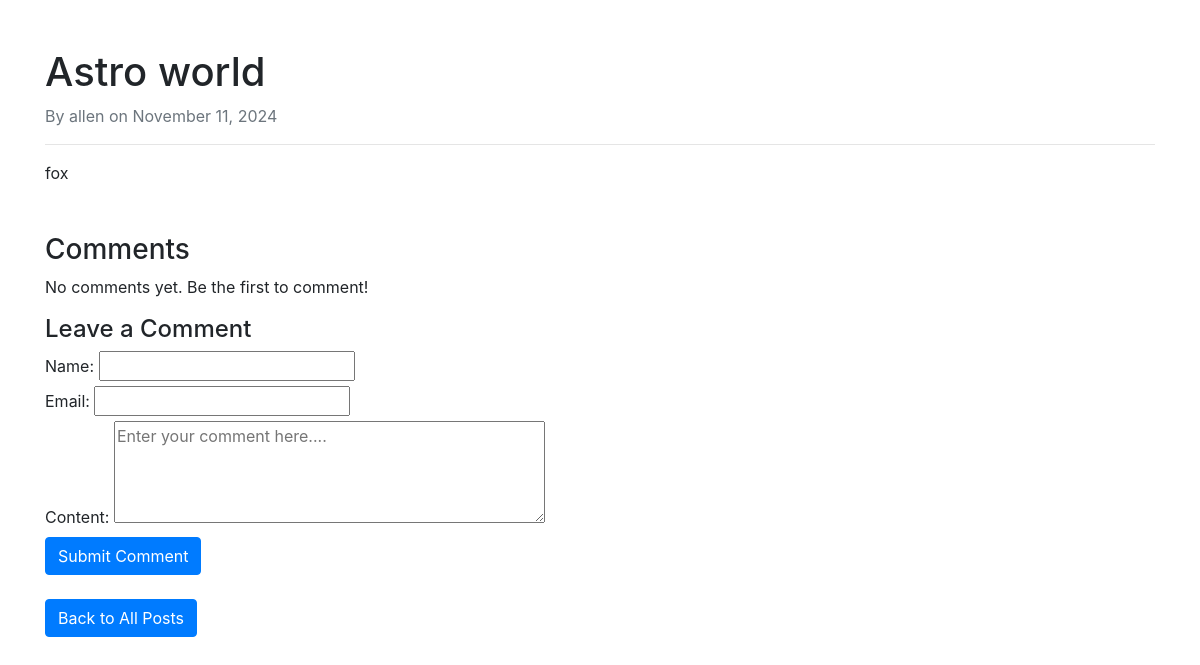
The app's page /post/11/ (signed in), older data.
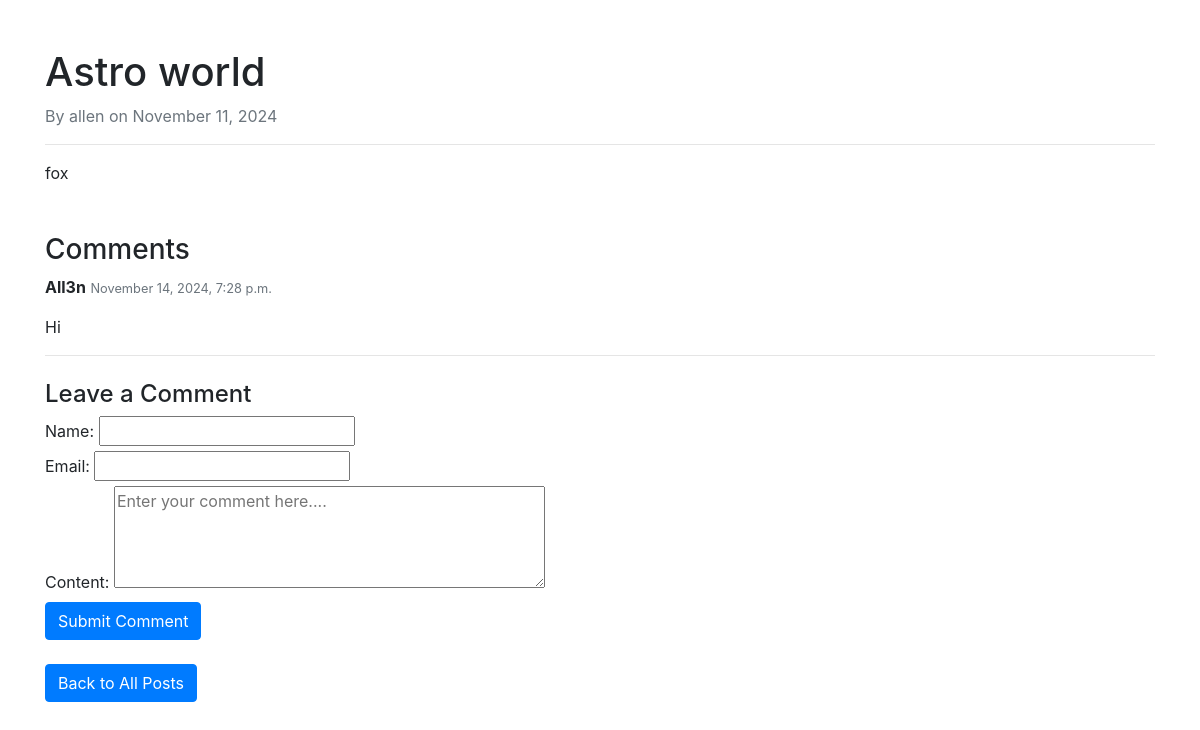
The same page, newer data.
### blog_app/models.py (models this page shows, shortened)
class Comment(models.Model):
    post = models.ForeignKey(Post, on_delete=models.CASCADE, related_name="comments")
    name = models.CharField(max_length=100)
    email = models.EmailField()
    content = models.TextField()
    created_at = models.DateTimeField(auto_now_add=True)

### blog_app/views.py (the view)
# urls.py: path('post/<int:pk>/', views.post_detail, name='post_detail'),
@login_required
def post_detail(request, pk):
    post = get_object_or_404(Post, pk=pk)
    comments = post.comments.all()  # Retrieve all comments for this post
    if request.method == 'POST':
        form = CommentForm(request.POST)
        if form.is_valid():
            comment = form.save(commit=False)
            comment.post = post # Associate the comment with the current post
            comment.save()
            messages.success(request, "Your comment has been added!")
            return redirect('post_detail', pk=post.pk)
        else:
            messages.error(request, "There was an error submitting your comment!")
    else:
        form = CommentForm()
    return render(request, 'blog/post_detail.html', {'post': post, 'comments':comments, 'form': form})

### blog_app/forms.py
class CommentForm(forms.ModelForm):
    class Meta:
        model = Comment
        fields = ['name', 'email', 'content']
        widgets = {
            'content': forms.Textarea(attrs={'rows': 4, 'placeholder': 'Enter your comment here....'}),
        }

### blog_app/templates/blog/post_detail.html (shortened to what this page needs)
<!DOCTYPE html>
<html lang="en">
<head>
    <link href="https://stackpath.bootstrapcdn.com/bootstrap/4.5.2/css/bootstrap.min.css" rel="stylesheet">
</head>
<body>
    <div class="container my-5">
        <h1>{{ post.title }}</h1>
        <p class="text-muted">By {{ post.author }} on {{ post.created_at|date:"F j, Y" }}</p>
        <hr>
        <p>{{ post.content }}</p>
        <h3 class="mt-5">Comments</h3>
        <ul class="list-unstyled">
            {% for comment in comments %}
                <li class="mb-4">
                    <p><strong>{{ comment.name }}</strong> <small class="text-muted">{{ comment.created_at|date:"F j, Y, g:i a" }}</small></p>
                    <p>{{ comment.content }}</p>
                    <hr>
                </li>
            {% empty %}
                <p>No comments yet. Be the first to comment!</p>
            {% endfor %}
        </ul>
        <h4>Leave a Comment</h4>
            <form method="post" action="{% url 'post_detail' post.pk %}">
                {{ form }}
                <button type="submit" class="btn btn-primary">Submit Comment</button>
            </form>
        <a href="{% url 'post_list' %}" class="btn btn-primary mt-4">Back to All Posts</a>
    </div>
</body>
</html>

Row changes from the older to the newer data that the page shows:
added Comment: name "All3n", created_at "November 14, 2024, 7:28 p.m.", content "Hi"
Text that changed along with them:
text no longer shown: "No comments yet. Be the first to comment!"
